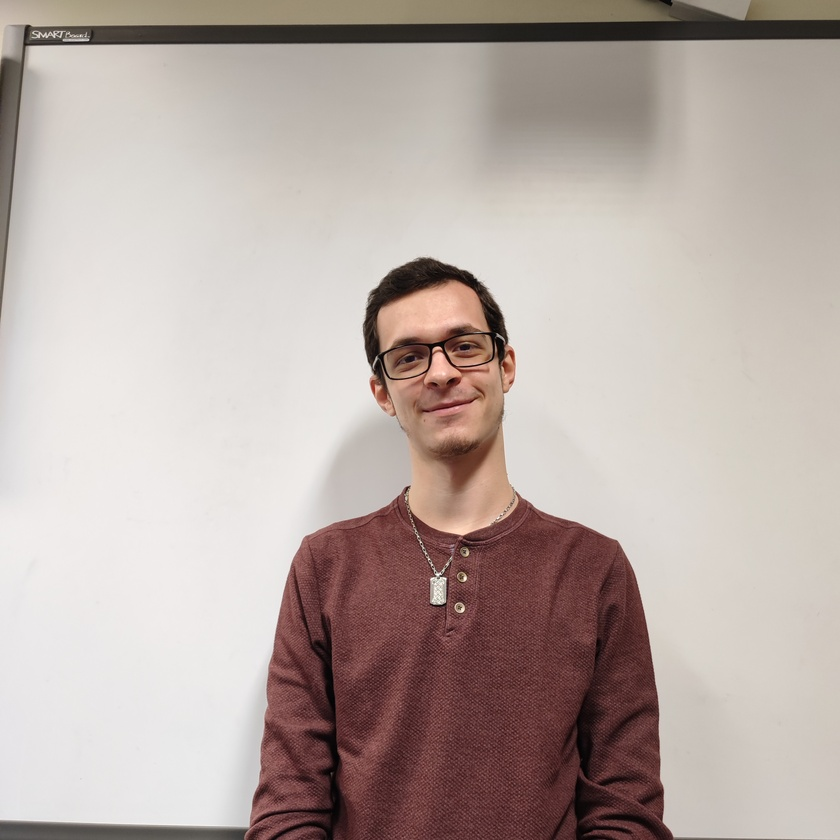
#> input picture ressource/dataset/untreated/dataset/0090.jpg, 840 x 840 px, shrunk from 3000 x 3000 before the run, found by its file name
$ python face-align.py
#> lines starting #> are read from the running program, lines starting #| are printed output that depends on the picture; after the words box and inside, x2 and y2 are one past the last pixel; in counts of white or black regions, pixels touching at a corner belong together; long printed decimals are rounded
# import the opencv library
import cv2
import math
from PIL import Image
import numpy as np

# define a video capture object
#vid = cv2.VideoCapture(0)
face_cascade = cv2.CascadeClassifier('haarcascade_frontalface_default.xml')
eye_detector = cv2.CascadeClassifier("haarcascade_eye.xml")


i = 88
offs = 0
def euclidean_distance(a, b):
    x1 = a[0]; y1 = a[1]
    x2 = b[0]; y2 = b[1]
    return math.sqrt(((x2 - x1) * (x2 - x1)) + ((y2 - y1) * (y2 - y1)))

frame = cv2.imread('ressource/dataset/dataset/0090.jpg')
#> frame is the input picture: shape (840, 840, 3); mean B, G, R 165.4, 170.9, 184.2

gray = cv2.cvtColor(frame, cv2.COLOR_BGR2GRAY)
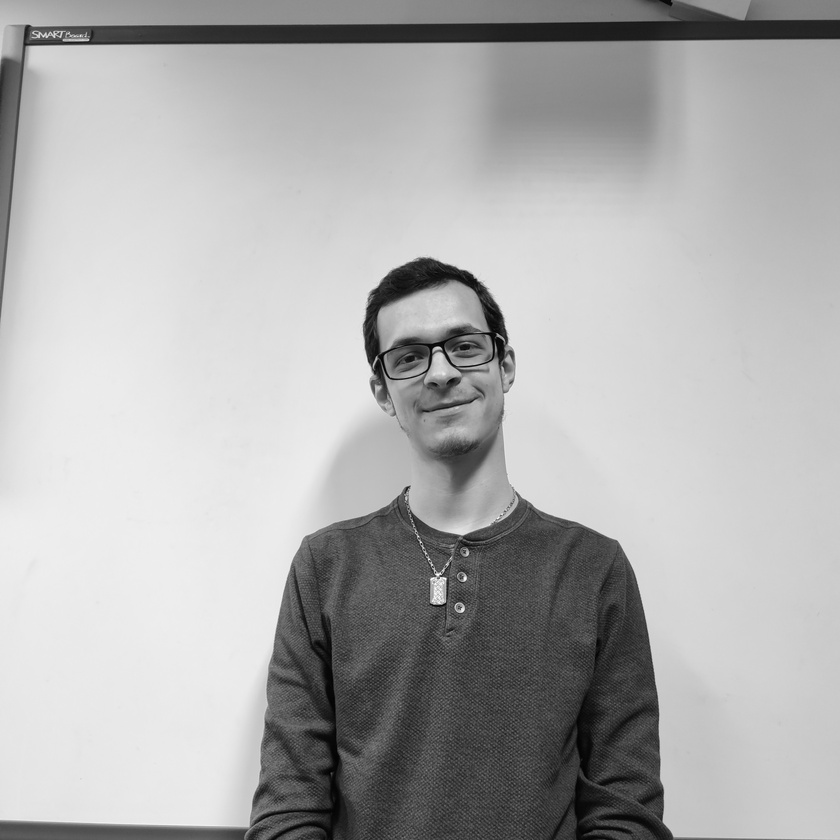
#> gray: shape (840, 840); min 1, max 254, mean 174.3


eyes = eye_detector.detectMultiScale(gray)
#> eyes = [[421, 424, 83, 83]]

index = 0
eye_1 = [None, None, None, None]
eye_2 = [None, None, None, None]
for (eye_x, eye_y, eye_w, eye_h) in eyes:
    if index == 0:
        eye_1 = (eye_x, eye_y, eye_w, eye_h)
    elif index == 1:
        eye_2 = (eye_x, eye_y, eye_w, eye_h)

    cv2.rectangle(frame,(eye_x, eye_y),(eye_x+eye_w, eye_y+eye_h), (255,0,0),2)
    index = index + 1
#> this loop made 1 pass
#> (eye_x, eye_y, eye_w, eye_h, index) on pass 1: (421, 424, 83, 83, 1)
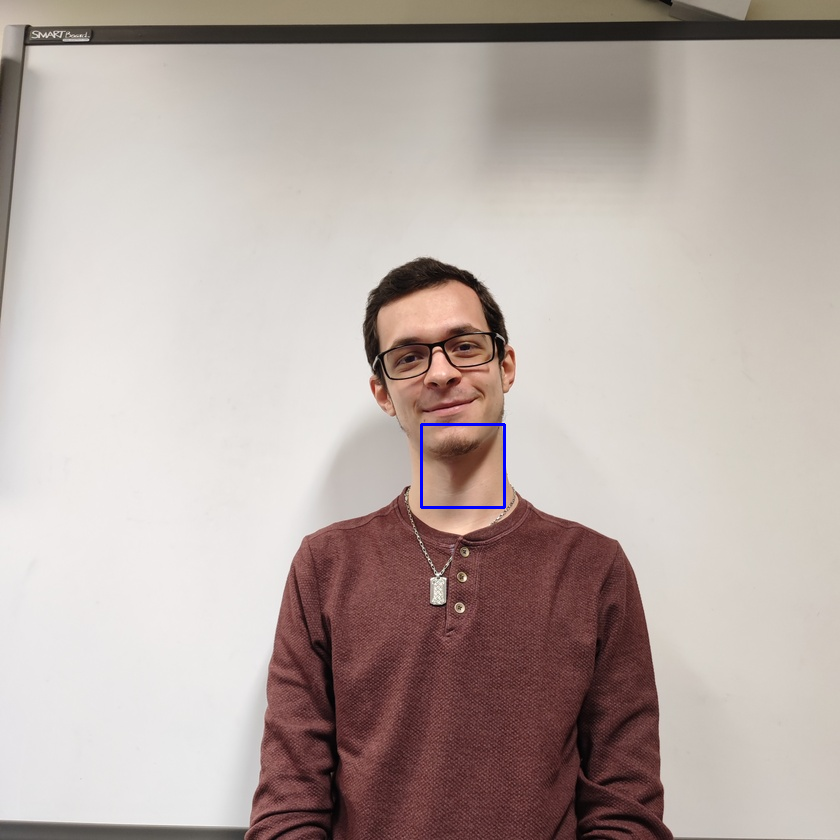
#> frame: shape (840, 840, 3); 0.14% of pixels changed, all inside (x1, y1, x2, y2) = (420, 423, 506, 509)
#> after the loop, index = 1

if (eye_1[0] is not None) and (eye_2[0] is not None):
    if eye_1[0] < eye_2[0]:
        left_eye = eye_1
        right_eye = eye_2
    else:
        left_eye = eye_2
        right_eye = eye_1

    left_eye_center = (int(left_eye[0] + (left_eye[2] / 2)), int(left_eye[1] + (left_eye[3] / 2)))
    left_eye_x = left_eye_center[0]; left_eye_y = left_eye_center[1]

    right_eye_center = (int(right_eye[0] + (right_eye[2]/2)), int(right_eye[1] + (right_eye[3]/2)))
    right_eye_x = right_eye_center[0]; right_eye_y = right_eye_center[1]

    cv2.circle(frame, left_eye_center, 2, (255, 0, 0) , 2)
    cv2.circle(frame, right_eye_center, 2, (255, 0, 0) , 2)
    cv2.line(frame,right_eye_center, left_eye_center,(67,67,67),2)

    if left_eye_y < right_eye_y:
        point_3rd = (right_eye_x, left_eye_y)
        direction = -1 #rotate same direction to clock
        print("rotate to clock direction")
    else:
        point_3rd = (left_eye_x, right_eye_y)
        direction = 1 #rotate inverse direction of clock
        print("rotate to inverse clock direction")

    cv2.circle(frame, point_3rd, 2, (255, 0, 0) , 2)

    cv2.line(frame,right_eye_center, left_eye_center,(67,67,67),2)
    cv2.line(frame,left_eye_center, point_3rd,(67,67,67),2)
    cv2.line(frame,right_eye_center, point_3rd,(67,67,67),2)

    a = euclidean_distance(left_eye_center, point_3rd)
    b = euclidean_distance(right_eye_center, left_eye_center)
    c = euclidean_distance(right_eye_center, point_3rd)

    cos_a = (b*b + c*c - a*a)/(2*b*c)
    print("cos(a) = ", cos_a)

    angle = np.arccos(cos_a)
    print("angle: ", angle," in radian")

    angle = (angle * 180) / math.pi
    print("angle: ", angle," in degree")
    if direction == -1:
        angle = 90 - angle
    direction *=-1
    new_img = Image.fromarray(frame)
    new_img = np.array(new_img.rotate(direction * angle))
    cv2.imwrite("ressource/dataset/test.jpg", new_img)

#cv2.destroyAllWindows()

$ run again, with ressource/dataset/untreated/dataset/0007.jpg copied over ressource/dataset/untreated/dataset/0090.jpg
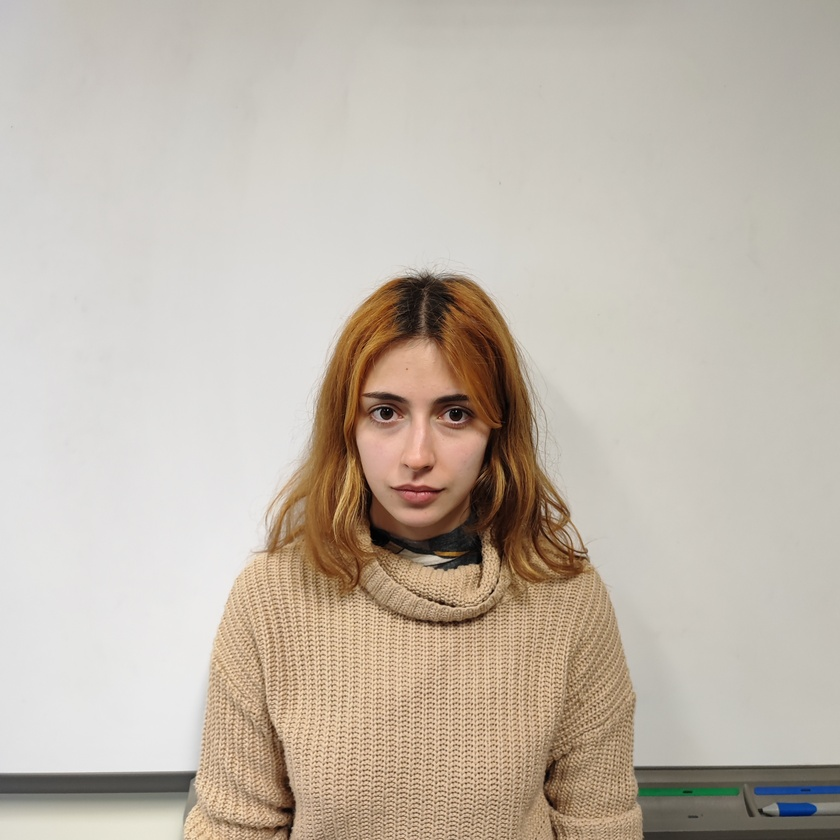
#> input picture ressource/dataset/untreated/dataset/0007.jpg, 840 x 840 px, shrunk from 3000 x 3000 before the run, found by its file name
#> frame is the input picture: shape (840, 840, 3); mean B, G, R 171.2, 183.4, 193.4
#> eyes = [[361, 390, 47, 47], [428, 390, 48, 48]]
#> the loop `for (eye_x, eye_y, eye_w, eye_h) in eyes:` made 2 passes
#> (eye_x, eye_y, eye_w, eye_h, index) on passes 1 to 2: (361, 390, 47, 47, 1), (428, 390, 48, 48, 2)
#> after the loop `for (eye_x, eye_y, eye_w, eye_h) in eyes:`:
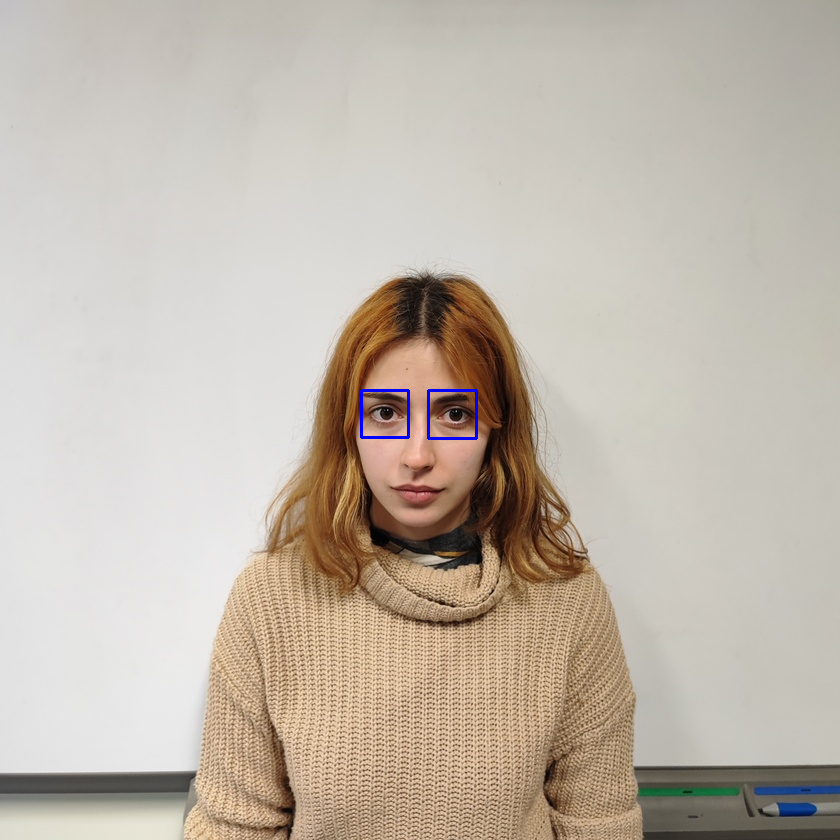
#> frame: shape (840, 840, 3); 0.16% of pixels changed, all inside (x1, y1, x2, y2) = (360, 389, 478, 440)
#> after the loop `for (eye_x, eye_y, eye_w, eye_h) in eyes:`: index = 2
#> left_eye = (361, 390, 47, 47)
#> right_eye = (428, 390, 48, 48)
#> left_eye_center = (384, 413)
#> left_eye_x = 384
#> left_eye_y = 413
#> right_eye_center = (452, 414)
#> right_eye_x = 452
#> right_eye_y = 414
#> point_3rd = (452, 413)
#> x1 = 384
#> y1 = 413
#> x2 = 452
#> y2 = 413
#> a = 68
#> b = 68.01
#> c = 1
#> cos_a = 0.0147
#| cos(a) =  0.0147
#> `angle = np.arccos(cos_a)`: angle = 1.56
#| angle:  1.556  in radian
#> `angle = (angle * 180) / math.pi`: angle = 89.16
#| angle:  89.157  in degree
#> `angle = 90 - angle`: angle = 0.843
#> `new_img = np.array(new_img.rotate(direction * angle))`:
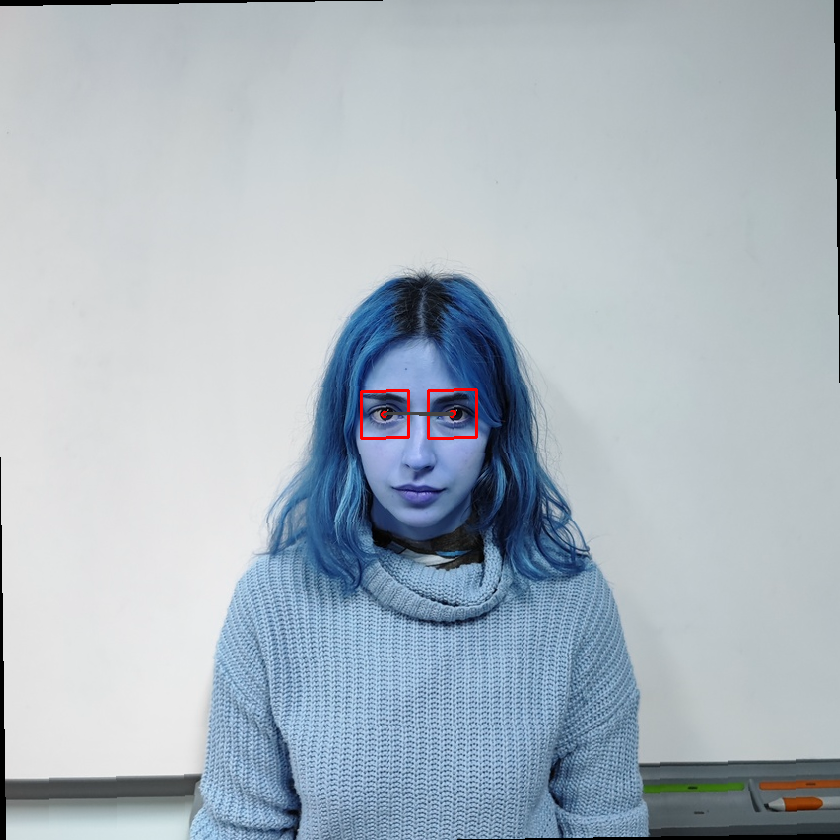
#> new_img: shape (840, 840, 3); mean R, G, B 170.2, 181.8, 191.7

$ run again, with ressource/dataset/untreated/dataset/0013.jpg copied over ressource/dataset/untreated/dataset/0090.jpg
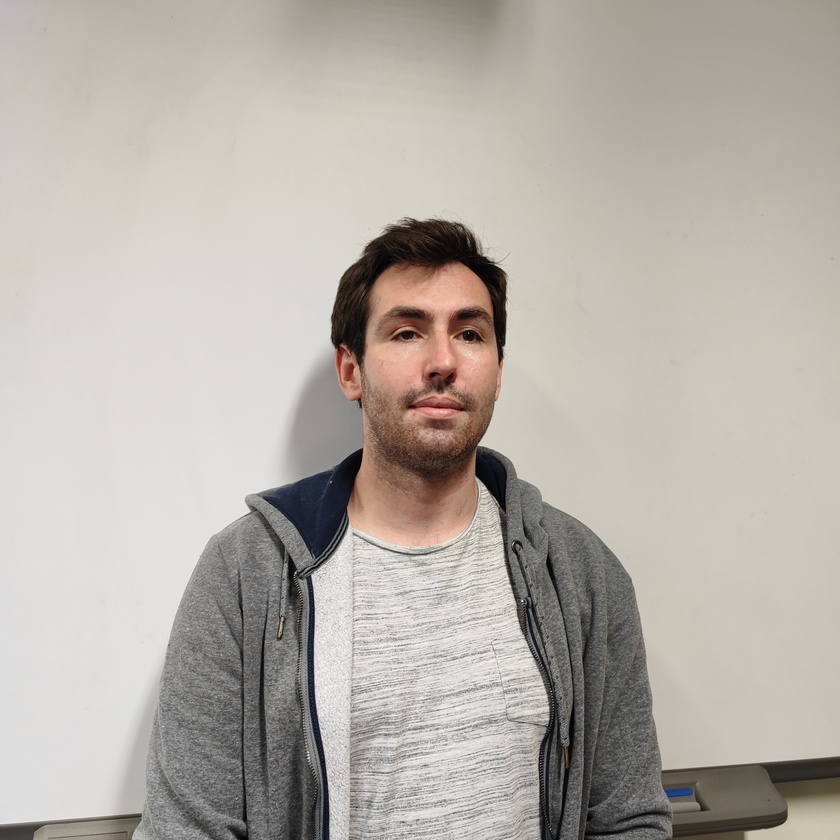
#> input picture ressource/dataset/untreated/dataset/0013.jpg, 840 x 840 px, shrunk from 3000 x 3000 before the run, found by its file name
#> frame is the input picture: shape (840, 840, 3); mean B, G, R 168.5, 175.9, 181.5
#> eyes = [[447, 316, 41, 41], [381, 300, 57, 57], [371, 433, 93, 93]]
#> the loop `for (eye_x, eye_y, eye_w, eye_h) in eyes:` made 3 passes
#> after the loop `for (eye_x, eye_y, eye_w, eye_h) in eyes:`:
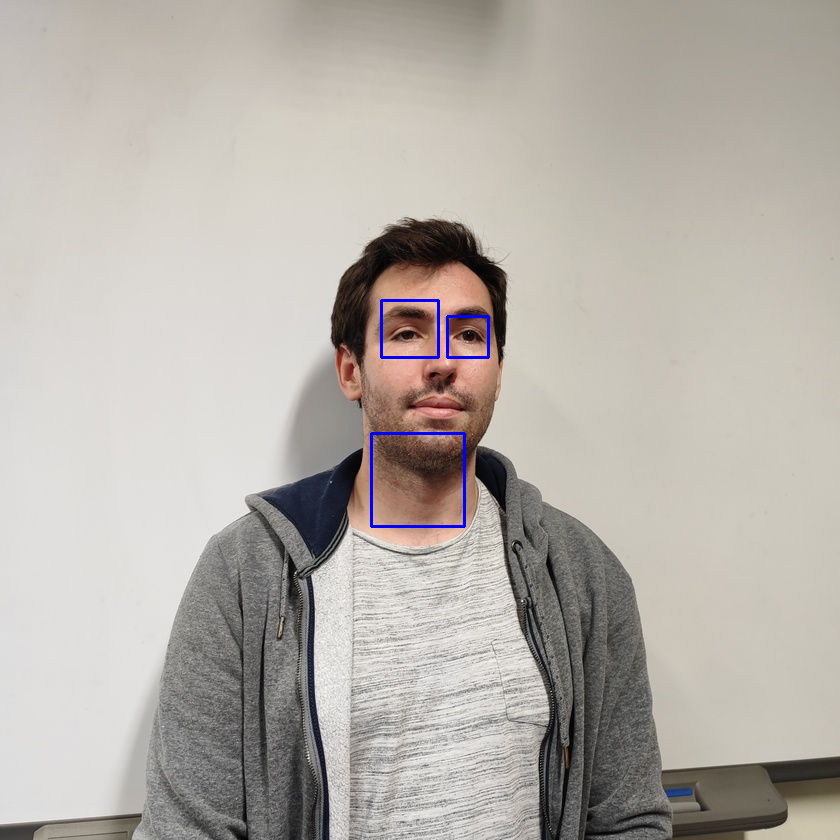
#> frame: shape (840, 840, 3); 0.32% of pixels changed, all inside (x1, y1, x2, y2) = (370, 299, 490, 528)
#> after the loop `for (eye_x, eye_y, eye_w, eye_h) in eyes:`: index = 3
#> left_eye = (381, 300, 57, 57)
#> right_eye = (447, 316, 41, 41)
#> left_eye_center = (409, 328)
#> left_eye_x = 409
#> left_eye_y = 328
#> right_eye_center = (467, 336)
#> right_eye_x = 467
#> right_eye_y = 336
#> point_3rd = (467, 328)
#> x1 = 409
#> y1 = 328
#> x2 = 467
#> y2 = 328
#> a = 58
#> b = 58.55
#> c = 8
#> cos_a = 0.137
#| cos(a) =  0.1366
#> `angle = np.arccos(cos_a)`: angle = 1.43
#| angle:  1.434  in radian
#> `angle = (angle * 180) / math.pi`: angle = 82.15
#| angle:  82.147  in degree
#> `angle = 90 - angle`: angle = 7.85
#> `new_img = np.array(new_img.rotate(direction * angle))`:
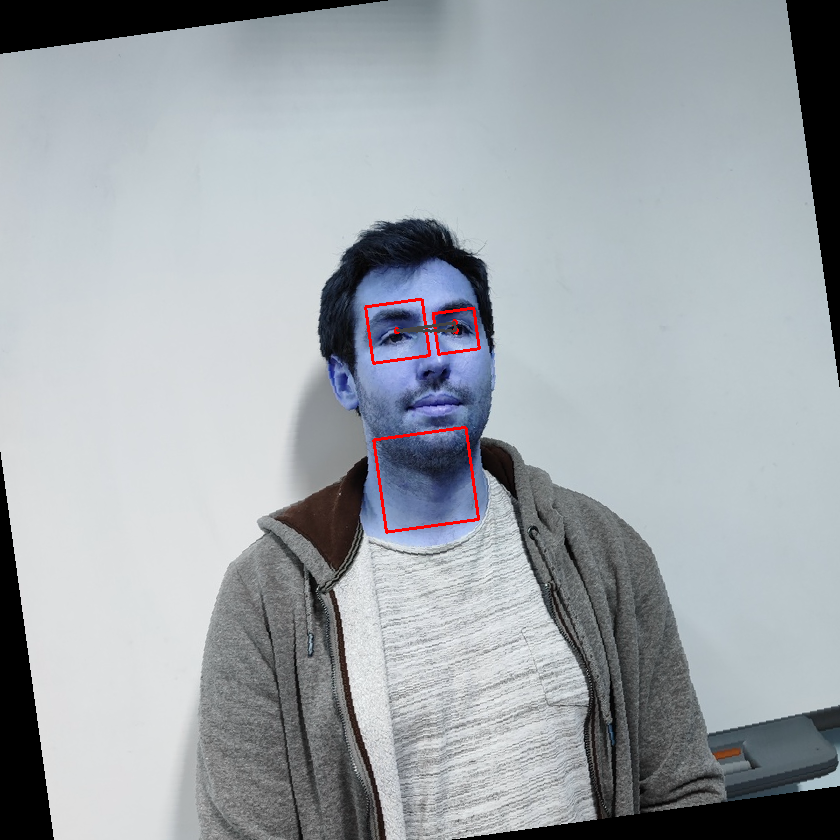
#> new_img: shape (840, 840, 3); mean R, G, B 159.4, 165.4, 170.5

$ run again, with ressource/dataset/untreated/dataset/0035.jpg copied over ressource/dataset/untreated/dataset/0090.jpg
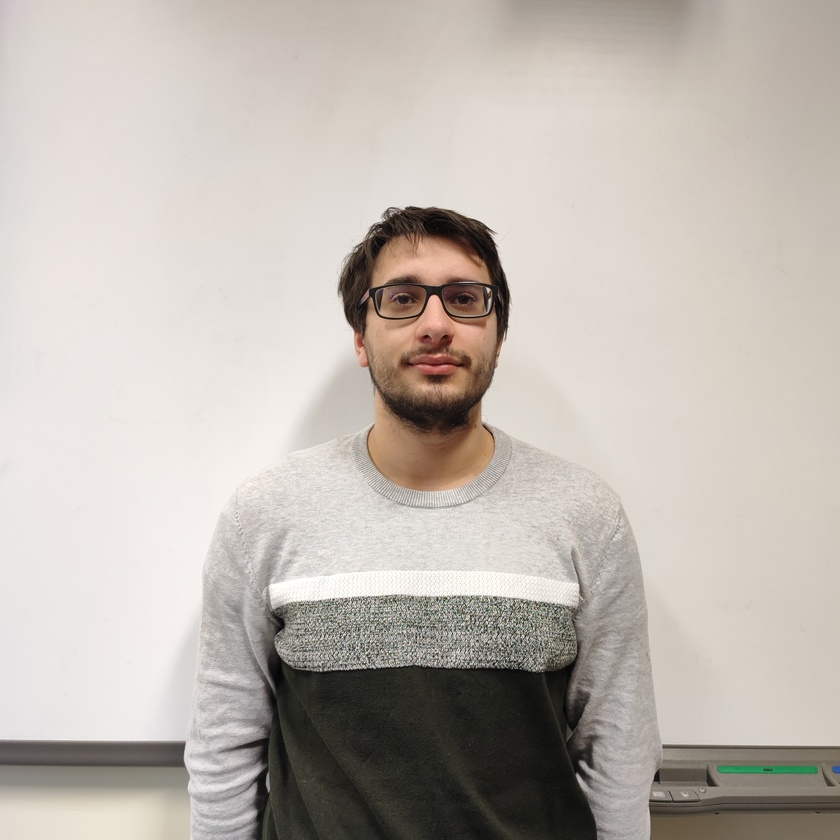
#> input picture ressource/dataset/untreated/dataset/0035.jpg, 840 x 840 px, shrunk from 3000 x 3000 before the run, found by its file name
#> frame is the input picture: shape (840, 840, 3); mean B, G, R 176.6, 183.9, 191
#> `gray = cv2.cvtColor(frame, cv2.COLOR_BGR2GRAY)`:
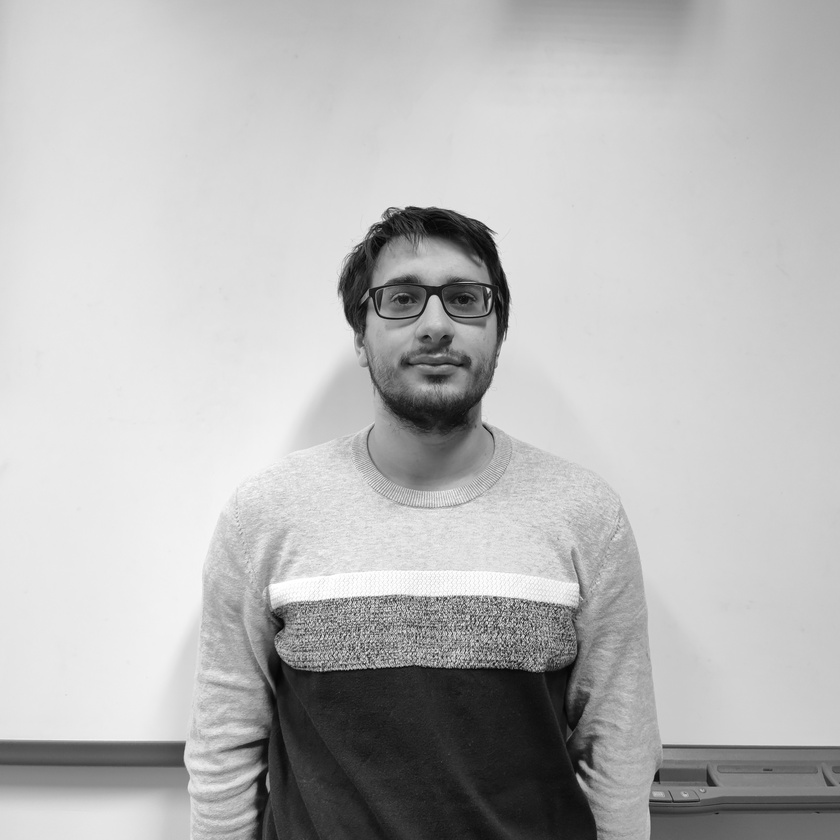
#> gray: shape (840, 840); min 3, max 255, mean 185.2
#> eyes = [[389, 287, 26, 26], [451, 288, 25, 25], [386, 386, 74, 74]]
#> the loop `for (eye_x, eye_y, eye_w, eye_h) in eyes:` made 3 passes
#> after the loop `for (eye_x, eye_y, eye_w, eye_h) in eyes:`:
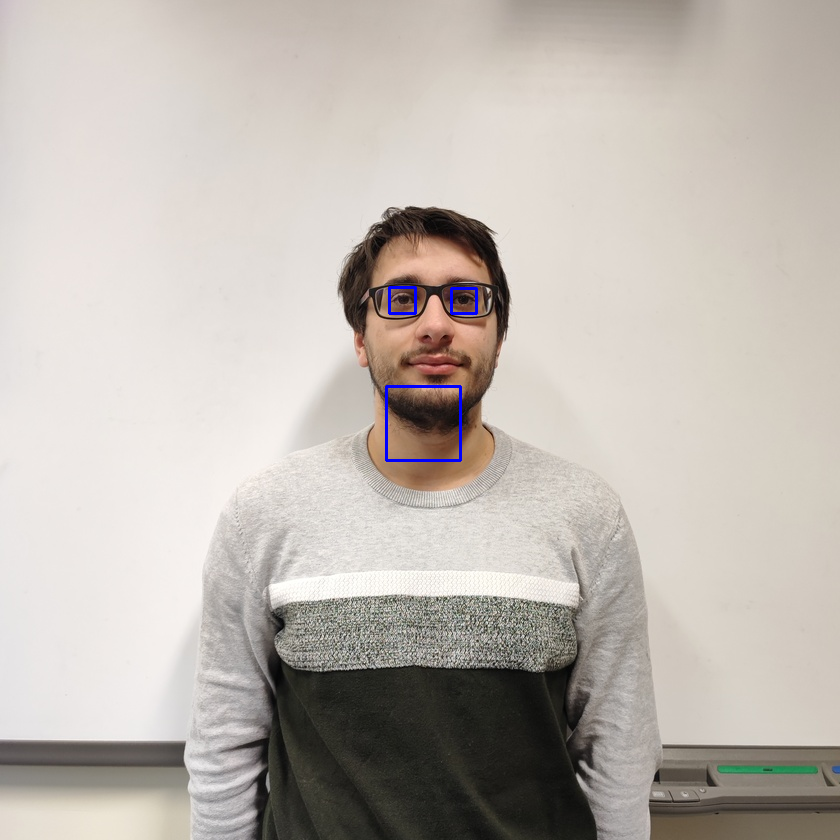
#> frame: shape (840, 840, 3); 0.21% of pixels changed, all inside (x1, y1, x2, y2) = (385, 286, 478, 462)
#> after the loop `for (eye_x, eye_y, eye_w, eye_h) in eyes:`: index = 3
#> left_eye = (389, 287, 26, 26)
#> right_eye = (451, 288, 25, 25)
#> left_eye_center = (402, 300)
#> left_eye_x = 402
#> left_eye_y = 300
#> right_eye_center = (463, 300)
#> right_eye_x = 463
#> right_eye_y = 300
#> point_3rd = (402, 300)
#> x1 = 402
#> y1 = 300
#> x2 = 402
#> y2 = 300
#> a = 0
#> b = 61
#> cos_a = 1
#| cos(a) =  1.0
#> angle = 0
#| angle:  0.0  in radian
#| angle:  0.0  in degree
